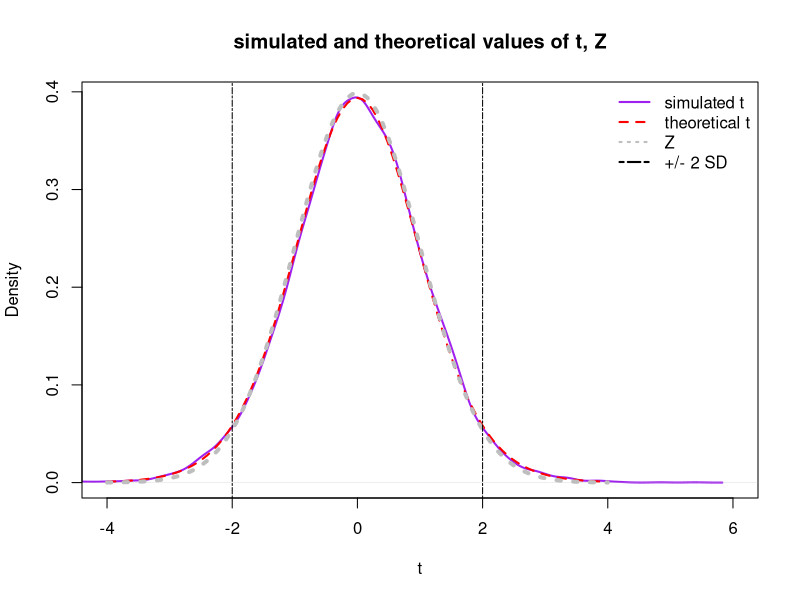
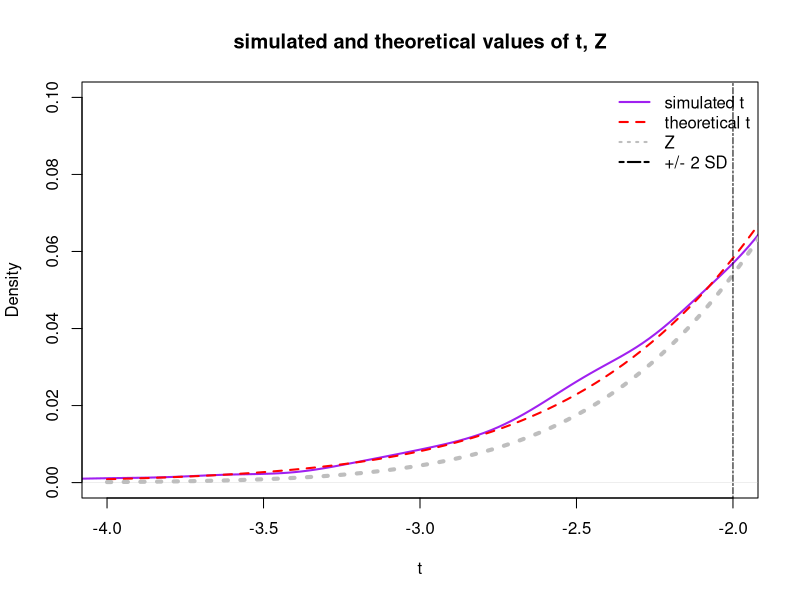

The R script that drew these images, in order:
## ---- chunk 1
knitr::opts_chunk$set(echo = TRUE)
options(list(digits = 4, show.signif.stars = F, show.coef.Pvalues = FALSE))
## ---- chunk 2
StandardError <- function(x) {sd(x)/sqrt(length(x))}
## ---- chunk 3
SamplingFunction_t <- function(n = 10, mean = 172, sd = 5, hypothesis = 172) {
  
 	one_sample_from_population <- rnorm(n, mean = mean, sd = sd)
 	
 	difference <- mean(	one_sample_from_population) - hypothesis
 	
 	t <- difference/StandardError(one_sample_from_population)
 	
 	return(c(mean=mean(one_sample_from_population), 
 	  SE = StandardError(one_sample_from_population),
 	  difference = difference, t = t))
 }
## ---- chunk 4

sample_size = 20
samples_for_t <- data.frame(t(replicate(10000, 
    expr = SamplingFunction_t(n = sample_size))))  # Replicating the sampler for t 
## ---- chunk 5
plot(density(samples_for_t$t), 
    lwd = 2, xlab = "t", xlim = c(-4, 6), col = "purple",
    main="simulated and theoretical values of t, Z") # The distribution of t-values from repeated sampling

# Let's compare this to our theoretical expectation of the t-distribution
curve(dt(x, df = (sample_size - 1)), -4 , 4, 
      add = T, col = "red", 
      lwd = 2, lty = 2) # Note the degrees of freedom (df)!!!!! 
 
# It is important to note this is not quite a standard normal (Z) distribution.
curve(dnorm(x),-4, 4, add = T, col = "grey", lwd = 4, lty = 3)

abline(v = -2, lty = 6) # line at -2 "standard deviations"
abline(v = 2, lty = 6)  # +2 SD

legend("topright", 
       legend = c("simulated t", "theoretical t", "Z", "+/- 2 SD"), 
       col = c("purple", "red", "grey", "black"),
       bty = "n",
       lwd = 2, lty = c(1, 2, 3,6))

## ---- chunk 6
plot(density(samples_for_t$t), 
    lwd = 2, xlab = "t",col = "purple",
    xlim = c(-4, -2), ylim = c(0, 0.1),
    main="simulated and theoretical values of t, Z") # The distribution of t-values from repeated sampling

# Let's compare this to our theoretical expectation of the t-distribution
curve(dt(x, df = (sample_size - 1)), -4 , -1, 
      add = T, col = "red", 
      lwd = 2, lty = 2) # Note the degrees of freedom (df)!!!!! 
 
# It is important to note this is not quite a standard normal (Z) distribution.
curve(dnorm(x),-4, -1, add = T, col = "grey", lwd = 4, lty = 3)

abline(v = -2, lty = 6) # line at -2 "standard deviations"

legend("topright", 
       legend = c("simulated t", "theoretical t", "Z", "+/- 2 SD"), 
       col = c("purple", "red", "grey", "black"),
       bty = "n",
       lwd = 2, lty = c(1, 2, 3,6))

